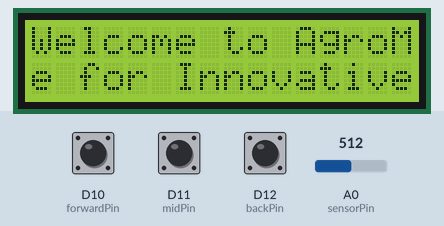
Simulated run of this sketch. Board: Arduino Uno R4 WiFi. Parts: 16×2 character LCD. The inputs (shaded band) are chosen by the test bench; at power-on: D11 (midPin) HIGH, D10 (forwardPin) HIGH, D12 (backPin) HIGH, A0 (sensorPin) = 512. WiFi joins after 1.5 s; servers stay silent unless stated; what the sketch prints to the serial monitor is not drawn.

Above: at 1.5 s.
1.6 s: D11 (midPin) pulled LOW for 3.2 s
At 3.3 s:
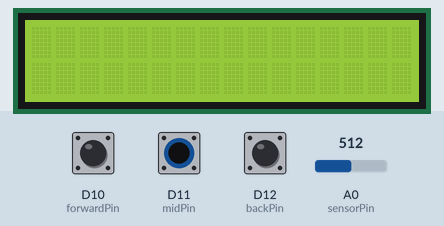
7.8 s: D10 (forwardPin) pulled LOW for 1 s
At 9.4 s:
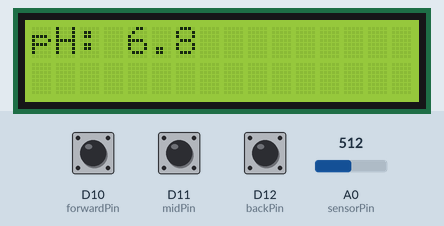
10.3 s: D12 (backPin) pulled LOW for 3.2 s
At 10.62 s:
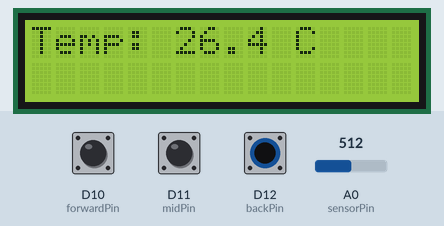
15.0 s: D12 (backPin) pulled LOW for 0.4 s
At 16.6 s:
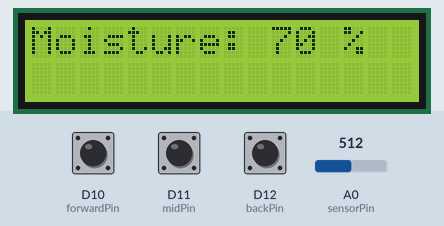
16.9 s: D12 (backPin) pulled LOW for 1 s
At 18.7 s:
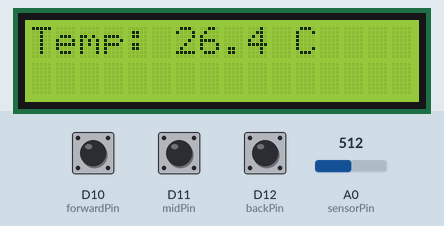
Timing chart, 0 to 20.2 s (numbered marks = the images above; inputs shaded):
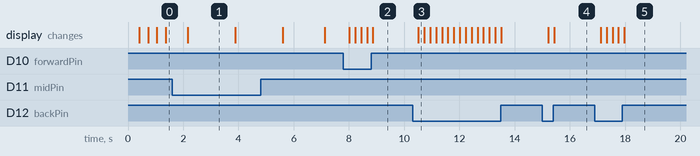

The sketch:

waterSensor_3ButtonsTest.ino
```cpp
#include <LiquidCrystal_I2C.h>
#include <WiFiS3.h>
#include "secret.h"

// Initialize the LCD screen
LiquidCrystal_I2C screen(0x27, 16, 2);

// WiFi and UDP setup
WiFiUDP udp;
int PORT = 12345;
String myString;
String response = "ACK\n";

// Pin definitions
int sensorPin = A0;
int backPin = 12;
int midPin = 11;
int forwardPin = 10;

// Global variables
int currentReadingIndex = 0;
bool readingsInitialized = false;
String sensorReadings[3]; // Array to hold sensor readings

void setup() {
  Serial.begin(9600);
  pinMode(sensorPin, INPUT);
  pinMode(backPin, INPUT_PULLUP);
  pinMode(midPin, INPUT_PULLUP);
  pinMode(forwardPin, INPUT_PULLUP);

  screen.init();
  screen.clear();
  screen.backlight();

  // === Welcome message loop ===
  String scrollText = "Place for Innovative Agriculture!!";

  while (digitalRead(midPin) == HIGH) { // Wait until mid button is pressed to start
    screen.setCursor(0, 0);
    screen.print("Welcome to AgroMesh!");

    for (int i = 0; i < scrollText.length() - 15; i++) {
      screen.setCursor(0, 2);
      screen.print(scrollText.substring(i, i + 16));
      delay(300);

      // Break loop immediately if button is pressed mid-scroll
      if (digitalRead(midPin) == LOW) break;
    }

    delay(500);
    screen.clear();
  }

  screen.clear();

  // ==== WiFi Connection Setup ====
  while (!Serial);
  Serial.print("Connecting to ");
  Serial.println(mySSID);
  WiFi.begin(mySSID, myPASS);
  while (WiFi.status() != WL_CONNECTED) {
    delay(100);
    Serial.print(".");
  }
  Serial.println("\nConnected to WiFi");
  Serial.println(WiFi.localIP());
  udp.begin(PORT);
  Serial.print("UDP Server started on port ");
  Serial.println(PORT);
}

void loop() {
  int backVal = digitalRead(backPin);
  int midVal = digitalRead(midPin);
  int forwardVal = digitalRead(forwardPin);

  // Handle mid button (initialize or re-initialize readings)
  // The '&& !readingsInitialized' check was removed to allow re-initialization.
  if (midVal == LOW) {
    delay(200); // Debounce delay
    initializeSensorReadings();
  }

  // Navigate with forward and back buttons
  if (readingsInitialized) {
    if (forwardVal == LOW) {
      delay(200); // Debounce delay
      currentReadingIndex = (currentReadingIndex + 1) % 3;
      display(sensorReadings[currentReadingIndex]);
    }

    if (backVal == LOW) {
      delay(200); // Debounce delay
      currentReadingIndex = (currentReadingIndex - 1 + 3) % 3;
      display(sensorReadings[currentReadingIndex]);
    }
  }

  // Handle UDP command
  if (udp.parsePacket()) {
    myString = udp.readStringUntil('\n');
    myString.trim();

    if (myString == "moisture") {
      int waterLevel = readWater();
      String waterMsg = "Water Level: " + String(waterLevel) + " %";
      Serial.println(waterMsg);
      display(waterMsg);

      udp.beginPacket(udp.remoteIP(), udp.remotePort());
      udp.print(waterMsg + "\n");
      udp.endPacket();
    }
  }
}

void initializeSensorReadings() {
  display("Initializing...");
  delay(1500);
  int waterLevel = readWater();

  // Get new readings
  sensorReadings[0] = "Moisture: " + String(waterLevel) + " %";
  sensorReadings[1] = "Temp: 26.4 C"; // This is still simulated
  sensorReadings[2] = "pH: 6.8";      // This is still simulated

  currentReadingIndex = 0;
  readingsInitialized = true; // Set flag to true to enable navigation

  display("Click Forward");
  delay(1500);
  display(sensorReadings[0]); // Display the first new reading
}

int readWater() {
  int totalReading = 0;
  const int numReadings = 20;
  for (int i = 0; i < numReadings; i++) {
    totalReading += analogRead(sensorPin);
    delay(10);
  }
  float averageReading = totalReading / (float)numReadings;
  // Convert the analog reading to a percentage
  float finalWaterLevel = (averageReading - 1023.) / -7.23;
  int level = (int)finalWaterLevel;
  level = constrain(level, 0, 100); // Ensure value is between 0 and 100
  return level;
}

void display(String message) {
  screen.clear();
  screen.setCursor(0, 0);
  screen.print(message);
}
```

secret.h
```cpp
#define mySSID ""
#define myPASS ""
```

Measured:
- after the input at 1.6 s, the display: changes after 0.57 s (image 1)
- after the input at 7.8 s, the display: first changes after 0.22 s (image 2 shows a later state)
- after the input at 10.3 s, the display: changes after 0.22 s (image 3)
- after the input at 15.0 s, the display: first changes after 0.21 s (image 4 shows a later state)
- after the input at 16.9 s, the display: first changes after 0.21 s (image 5 shows a later state)
- what the display in image 1 shows lasts 1.7 s, from 2.2 s to 3.9 s
